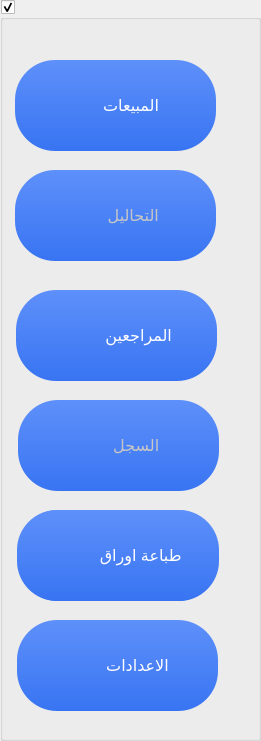
   <widget class="QGroupBox" name="groupBox">
    <property name="enabled">
     <bool>true</bool>
    </property>
    <property name="geometry">
     <rect>
      <x>1020</x>
      <y>-30</y>
      <width>261</width>
      <height>741</height>
     </rect>
    </property>
    <property name="styleSheet">
     <string notr="true">QPushButton{
border-radius: 40px;
color:rgb(255, 255, 255);
background-color: qlineargradient(spread:pad, x1:0, y1:0, x2:0, y2:1, stop:0 #5e90fa, stop:1 #3874f2);

}
QPushButton:disabled{
color:rgb(198, 198, 198);
}
QPushButton:hover{
border: 2px solid rgb(49, 44, 113);
background-color: qlineargradient(spread:pad, x1:0, y1:0, x2:0, y2:1, stop:0 #5e80fa, stop:1 #3874f2);
}
QPushButton:pressed{
    background-color: qlineargradient(spread:pad, x1:0, y1:0, x2:0, y2:1, stop:0 #3874f2, stop:1 #5e90fa);
}</string>
    </property>
    <property name="title">
     <string/>
    </property>
    <property name="checkable">
     <bool>true</bool>
    </property>
    <widget class="QPushButton" name="pushButton">
     <property name="enabled">
      <bool>true</bool>
     </property>
     <property name="geometry">
      <rect>
       <x>15</x>
       <y>60</y>
       <width>201</width>
       <height>91</height>
      </rect>
     </property>
     <property name="font">
      <font>
       <family>Segoe UI</family>
       <pointsize>12</pointsize>
       <weight>50</weight>
       <bold>false</bold>
      </font>
     </property>
     <property name="styleSheet">
      <string notr="true"/>
     </property>
     <property name="text">
      <string>       المبيعات</string>
     </property>
    </widget>
    <widget class="QPushButton" name="pushButton_2">
     <property name="enabled">
      <bool>false</bool>
     </property>
     <property name="geometry">
      <rect>
       <x>15</x>
       <y>170</y>
       <width>201</width>
       <height>91</height>
      </rect>
     </property>
     <property name="font">
      <font>
       <family>Segoe UI</family>
       <pointsize>12</pointsize>
       <weight>50</weight>
       <bold>false</bold>
      </font>
     </property>
     <property name="styleSheet">
      <string notr="true"/>
     </property>
     <property name="text">
      <string>        التحاليل</string>
     </property>
    </widget>
    <widget class="QPushButton" name="pushButton_3">
     <property name="enabled">
      <bool>false</bool>
     </property>
     <property name="geometry">
      <rect>
       <x>18</x>
       <y>400</y>
       <width>201</width>
       <height>91</height>
      </rect>
     </property>
     <property name="font">
      <font>
       <family>Segoe UI</family>
       <pointsize>12</pointsize>
       <weight>50</weight>
       <bold>false</bold>
      </font>
     </property>
     <property name="styleSheet">
      <string notr="true"/>
     </property>
     <property name="text">
      <string>        السجل</string>
     </property>
    </widget>
    <widget class="QPushButton" name="pushButton_4">
     <property name="enabled">
      <bool>true</bool>
     </property>
     <property name="geometry">
      <rect>
       <x>17</x>
       <y>620</y>
       <width>201</width>
       <height>91</height>
      </rect>
     </property>
     <property name="font">
      <font>
       <family>Segoe UI</family>
       <pointsize>12</pointsize>
       <weight>50</weight>
       <bold>false</bold>
      </font>
     </property>
     <property name="styleSheet">
      <string notr="true"/>
     </property>
     <property name="text">
      <string>         الاعدادات</string>
     </property>
    </widget>
    <widget class="QPushButton" name="pushButton_5">
     <property name="enabled">
      <bool>true</bool>
     </property>
     <property name="geometry">
      <rect>
       <x>16</x>
       <y>290</y>
       <width>201</width>
       <height>91</height>
      </rect>
     </property>
     <property name="font">
      <font>
       <family>Segoe UI</family>
       <pointsize>12</pointsize>
       <weight>50</weight>
       <bold>false</bold>
      </font>
     </property>
     <property name="styleSheet">
      <string notr="true"/>
     </property>
     <property name="text">
      <string>          المراجعين</string>
     </property>
    </widget>
    <widget class="QPushButton" name="pushButton_6">
     <property name="enabled">
      <bool>true</bool>
     </property>
     <property name="geometry">
      <rect>
       <x>17</x>
       <y>510</y>
       <width>201</width>
       <height>91</height>
      </rect>
     </property>
     <property name="font">
      <font>
       <family>Segoe UI</family>
       <pointsize>12</pointsize>
       <weight>50</weight>
       <bold>false</bold>
      </font>
     </property>
     <property name="text">
      <string>تسجيل الدخول</string>
     </property>
    </widget>
    <widget class="QPushButton" name="pushButton_12">
     <property name="enabled">
      <bool>true</bool>
     </property>
     <property name="geometry">
      <rect>
       <x>18</x>
       <y>510</y>
       <width>201</width>
       <height>91</height>
      </rect>
     </property>
     <property name="font">
      <font>
       <family>Segoe UI</family>
       <pointsize>12</pointsize>
       <weight>50</weight>
       <bold>false</bold>
      </font>
     </property>
     <property name="styleSheet">
      <string notr="true"/>
     </property>
     <property name="text">
      <string>          طباعة اوراق</string>
     </property>
    </widget>
   </widget>
